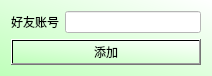
<?xml version="1.0" encoding="UTF-8"?>
<ui version="4.0">
 <class>FindFriend</class>
 <widget class="QDialog" name="FindFriend">
  <property name="geometry">
   <rect>
    <x>0</x>
    <y>0</y>
    <width>212</width>
    <height>76</height>
   </rect>
  </property>
  <property name="windowTitle">
   <string>Dialog</string>
  </property>
  <property name="styleSheet">
   <string notr="true">background-color: qlineargradient(spread:pad, x1:0, y1:1, x2:1, y2:0, stop:0 rgba(191, 255, 186, 255), stop:1 rgba(255, 255, 255, 255));</string>
  </property>
  <layout class="QVBoxLayout" name="verticalLayout_2">
   <item>
    <layout class="QVBoxLayout" name="verticalLayout">
     <item>
      <layout class="QHBoxLayout" name="horizontalLayout">
       <item>
        <widget class="QLabel" name="label">
         <property name="styleSheet">
          <string notr="true">background:transparent</string>
         </property>
         <property name="text">
          <string>好友账号</string>
         </property>
        </widget>
       </item>
       <item>
        <widget class="QLineEdit" name="lineEdit">
         <property name="styleSheet">
          <string notr="true">background-color: rgb(255, 255, 255);</string>
         </property>
        </widget>
       </item>
      </layout>
     </item>
     <item>
      <widget class="QPushButton" name="pushButton">
       <property name="text">
        <string>添加</string>
       </property>
      </widget>
     </item>
    </layout>
   </item>
  </layout>
 </widget>
 <resources/>
 <connections/>
</ui>
